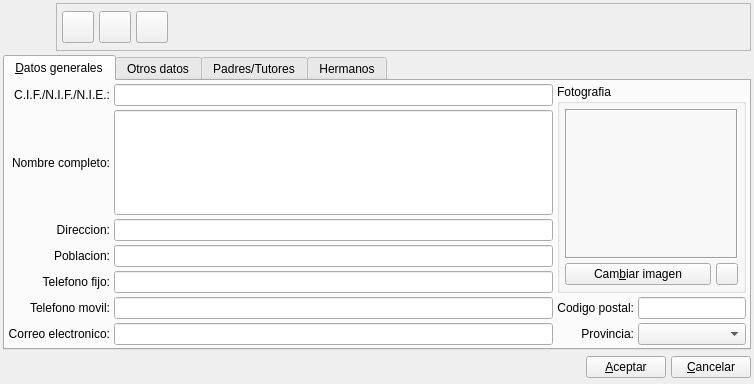
<ui version="4.0" >
 <author>Alvaro de Miguel</author>
 <class>AlumnoBase</class>
 <widget class="QWidget" name="AlumnoBase" >
  <property name="geometry" >
   <rect>
    <x>0</x>
    <y>0</y>
    <width>754</width>
    <height>384</height>
   </rect>
  </property>
  <property name="minimumSize" >
   <size>
    <width>500</width>
    <height>150</height>
   </size>
  </property>
  <property name="windowTitle" >
   <string>Nuevo Alumno</string>
  </property>
  <property name="windowIcon" >
   <iconset resource="../pluginprofesor/gestionaula.qrc" >
    <normaloff>:/ImgGestionAula/icons/alumno.svg</normaloff>:/ImgGestionAula/icons/alumno.svg</iconset>
  </property>
  <layout class="QVBoxLayout" name="verticalLayout" >
   <item>
    <layout class="QHBoxLayout" >
     <property name="spacing" >
      <number>5</number>
     </property>
     <property name="margin" >
      <number>0</number>
     </property>
     <item>
      <widget class="QLabel" name="label" >
       <property name="minimumSize" >
        <size>
         <width>48</width>
         <height>48</height>
        </size>
       </property>
       <property name="maximumSize" >
        <size>
         <width>48</width>
         <height>48</height>
        </size>
       </property>
       <property name="text" >
        <string/>
       </property>
       <property name="pixmap" >
        <pixmap resource="../pluginprofesor/gestionaula.qrc" >:/ImgGestionAula/icons/alumno.svg</pixmap>
       </property>
       <property name="scaledContents" >
        <bool>true</bool>
       </property>
      </widget>
     </item>
     <item>
      <widget class="QFrame" name="frame" >
       <property name="frameShape" >
        <enum>QFrame::StyledPanel</enum>
       </property>
       <property name="frameShadow" >
        <enum>QFrame::Raised</enum>
       </property>
       <layout class="QHBoxLayout" >
        <property name="spacing" >
         <number>5</number>
        </property>
        <property name="margin" >
         <number>5</number>
        </property>
        <item>
         <widget class="QToolButton" name="mui_guardar" >
          <property name="minimumSize" >
           <size>
            <width>32</width>
            <height>32</height>
           </size>
          </property>
          <property name="maximumSize" >
           <size>
            <width>32</width>
            <height>32</height>
           </size>
          </property>
          <property name="toolTip" >
           <string>Guardar cobro</string>
          </property>
          <property name="whatsThis" >
           <string>Guardar cobro</string>
          </property>
          <property name="text" >
           <string/>
          </property>
          <property name="icon" >
           <iconset resource="../../../bulmages.qrc" >
            <normaloff>:/Images/edit-save.svg</normaloff>:/Images/edit-save.svg</iconset>
          </property>
          <property name="iconSize" >
           <size>
            <width>32</width>
            <height>32</height>
           </size>
          </property>
          <property name="shortcut" >
           <string>Ctrl+S</string>
          </property>
         </widget>
        </item>
        <item>
         <widget class="QToolButton" name="mui_borrar" >
          <property name="minimumSize" >
           <size>
            <width>32</width>
            <height>32</height>
           </size>
          </property>
          <property name="maximumSize" >
           <size>
            <width>32</width>
            <height>32</height>
           </size>
          </property>
          <property name="toolTip" >
           <string>Borrar cobro</string>
          </property>
          <property name="whatsThis" >
           <string>Borrar cobro</string>
          </property>
          <property name="text" >
           <string/>
          </property>
          <property name="icon" >
           <iconset resource="../../../bulmages.qrc" >
            <normaloff>:/Images/edit-delete.svg</normaloff>:/Images/edit-delete.svg</iconset>
          </property>
          <property name="iconSize" >
           <size>
            <width>32</width>
            <height>32</height>
           </size>
          </property>
          <property name="shortcut" >
           <string>Ctrl+D</string>
          </property>
         </widget>
        </item>
        <item>
         <widget class="QToolButton" name="mui_imprimir" >
          <property name="minimumSize" >
           <size>
            <width>32</width>
            <height>32</height>
           </size>
          </property>
          <property name="maximumSize" >
           <size>
            <width>32</width>
            <height>32</height>
           </size>
          </property>
          <property name="toolTip" >
           <string>Borrar cobro</string>
          </property>
          <property name="whatsThis" >
           <string>Borrar cobro</string>
          </property>
          <property name="text" >
           <string/>
          </property>
          <property name="icon" >
           <iconset resource="../../../bulmages.qrc" >
            <normaloff>:/Images/document-print.svg</normaloff>:/Images/document-print.svg</iconset>
          </property>
          <property name="iconSize" >
           <size>
            <width>32</width>
            <height>32</height>
           </size>
          </property>
          <property name="shortcut" >
           <string>Ctrl+I</string>
          </property>
         </widget>
        </item>
        <item>
         <spacer>
          <property name="orientation" >
           <enum>Qt::Horizontal</enum>
          </property>
          <property name="sizeType" >
           <enum>QSizePolicy::Expanding</enum>
          </property>
          <property name="sizeHint" stdset="0" >
           <size>
            <width>41</width>
            <height>34</height>
           </size>
          </property>
         </spacer>
        </item>
       </layout>
      </widget>
     </item>
    </layout>
   </item>
   <item>
    <widget class="QTabWidget" name="mui_tab" >
     <property name="enabled" >
      <bool>true</bool>
     </property>
     <property name="currentIndex" >
      <number>0</number>
     </property>
     <widget class="QWidget" name="Tab1" >
      <property name="geometry" >
       <rect>
        <x>0</x>
        <y>0</y>
        <width>732</width>
        <height>228</height>
       </rect>
      </property>
      <attribute name="title" >
       <string>&amp;Datos generales</string>
      </attribute>
      <layout class="QGridLayout" name="gridLayout_2" >
       <item row="0" column="0" >
        <widget class="QLabel" name="textLabel2_5" >
         <property name="text" >
          <string>C.I.F./N.I.F./N.I.E.:</string>
         </property>
         <property name="alignment" >
          <set>Qt::AlignRight|Qt::AlignTrailing|Qt::AlignVCenter</set>
         </property>
         <property name="buddy" >
          <cstring></cstring>
         </property>
        </widget>
       </item>
       <item row="0" column="1" >
        <widget class="QLineEdit" name="mui_cifcliente" >
         <property name="maxLength" >
          <number>200</number>
         </property>
        </widget>
       </item>
       <item rowspan="5" row="0" column="2" colspan="2" >
        <widget class="QGroupBox" name="groupBox_5" >
         <property name="title" >
          <string>Fotografia</string>
         </property>
         <layout class="QGridLayout" name="_4" >
          <property name="margin" >
           <number>5</number>
          </property>
          <property name="spacing" >
           <number>5</number>
          </property>
          <item row="0" column="0" colspan="2" >
           <widget class="QLabel" name="mui_imagen_2" >
            <property name="sizePolicy" >
             <sizepolicy vsizetype="Preferred" hsizetype="Preferred" >
              <horstretch>0</horstretch>
              <verstretch>0</verstretch>
             </sizepolicy>
            </property>
            <property name="minimumSize" >
             <size>
              <width>150</width>
              <height>150</height>
             </size>
            </property>
            <property name="frameShape" >
             <enum>QFrame::Box</enum>
            </property>
            <property name="frameShadow" >
             <enum>QFrame::Sunken</enum>
            </property>
            <property name="scaledContents" >
             <bool>true</bool>
            </property>
           </widget>
          </item>
          <item row="1" column="0" >
           <widget class="QPushButton" name="mui_cambiarimagen_2" >
            <property name="text" >
             <string>Cam&amp;biar imagen</string>
            </property>
           </widget>
          </item>
          <item row="1" column="1" >
           <widget class="QPushButton" name="mui_borrarimagen_2" >
            <property name="minimumSize" >
             <size>
              <width>22</width>
              <height>22</height>
             </size>
            </property>
            <property name="maximumSize" >
             <size>
              <width>22</width>
              <height>22</height>
             </size>
            </property>
            <property name="toolTip" >
             <string>Borrar imagen</string>
            </property>
            <property name="text" >
             <string/>
            </property>
            <property name="icon" >
             <iconset resource="../../../bulmages.qrc" >
              <normaloff>:/Images/edit-delete.svg</normaloff>:/Images/edit-delete.svg</iconset>
            </property>
            <property name="iconSize" >
             <size>
              <width>16</width>
              <height>16</height>
             </size>
            </property>
           </widget>
          </item>
         </layout>
        </widget>
       </item>
       <item row="1" column="0" >
        <widget class="QLabel" name="textLabel2_2" >
         <property name="text" >
          <string>Nombre completo:</string>
         </property>
         <property name="alignment" >
          <set>Qt::AlignRight|Qt::AlignTrailing|Qt::AlignVCenter</set>
         </property>
         <property name="buddy" >
          <cstring></cstring>
         </property>
        </widget>
       </item>
       <item row="1" column="1" >
        <widget class="QLineEdit" name="mui_nombrealumno" >
         <property name="sizePolicy" >
          <sizepolicy vsizetype="Preferred" hsizetype="Expanding" >
           <horstretch>0</horstretch>
           <verstretch>0</verstretch>
          </sizepolicy>
         </property>
        </widget>
       </item>
       <item row="2" column="0" >
        <widget class="QLabel" name="textLabel2_6" >
         <property name="text" >
          <string>Direccion:</string>
         </property>
         <property name="alignment" >
          <set>Qt::AlignRight|Qt::AlignTrailing|Qt::AlignVCenter</set>
         </property>
         <property name="buddy" >
          <cstring></cstring>
         </property>
        </widget>
       </item>
       <item row="2" column="1" >
        <widget class="QLineEdit" name="mui_dircliente" >
         <property name="maxLength" >
          <number>100</number>
         </property>
        </widget>
       </item>
       <item row="3" column="0" >
        <widget class="QLabel" name="textLabel2_9" >
         <property name="text" >
          <string>Poblacion:</string>
         </property>
         <property name="alignment" >
          <set>Qt::AlignRight|Qt::AlignTrailing|Qt::AlignVCenter</set>
         </property>
         <property name="buddy" >
          <cstring></cstring>
         </property>
        </widget>
       </item>
       <item row="3" column="1" >
        <widget class="QLineEdit" name="mui_poblcliente" >
         <property name="maxLength" >
          <number>40</number>
         </property>
        </widget>
       </item>
       <item row="4" column="0" >
        <widget class="QLabel" name="textLabel2_8" >
         <property name="text" >
          <string>Telefono fijo:</string>
         </property>
         <property name="alignment" >
          <set>Qt::AlignRight|Qt::AlignTrailing|Qt::AlignVCenter</set>
         </property>
         <property name="buddy" >
          <cstring></cstring>
         </property>
        </widget>
       </item>
       <item row="4" column="1" >
        <widget class="QLineEdit" name="mui_telcliente" >
         <property name="maxLength" >
          <number>20</number>
         </property>
        </widget>
       </item>
       <item row="5" column="0" >
        <widget class="QLabel" name="textLabel2_8_5" >
         <property name="text" >
          <string>Telefono movil:</string>
         </property>
         <property name="alignment" >
          <set>Qt::AlignRight|Qt::AlignTrailing|Qt::AlignVCenter</set>
         </property>
         <property name="buddy" >
          <cstring></cstring>
         </property>
        </widget>
       </item>
       <item row="5" column="1" >
        <widget class="QLineEdit" name="mui_movilcliente" >
         <property name="maxLength" >
          <number>20</number>
         </property>
        </widget>
       </item>
       <item row="5" column="2" >
        <widget class="QLabel" name="textLabel2_7" >
         <property name="sizePolicy" >
          <sizepolicy vsizetype="Fixed" hsizetype="Fixed" >
           <horstretch>0</horstretch>
           <verstretch>0</verstretch>
          </sizepolicy>
         </property>
         <property name="text" >
          <string>Codigo postal:</string>
         </property>
         <property name="alignment" >
          <set>Qt::AlignRight|Qt::AlignTrailing|Qt::AlignVCenter</set>
         </property>
         <property name="buddy" >
          <cstring></cstring>
         </property>
        </widget>
       </item>
       <item row="5" column="3" >
        <widget class="QLineEdit" name="mui_cpcliente" >
         <property name="sizePolicy" >
          <sizepolicy vsizetype="Fixed" hsizetype="Fixed" >
           <horstretch>0</horstretch>
           <verstretch>0</verstretch>
          </sizepolicy>
         </property>
         <property name="maxLength" >
          <number>10</number>
         </property>
        </widget>
       </item>
       <item row="6" column="0" >
        <widget class="QLabel" name="textLabel2_8_3" >
         <property name="text" >
          <string>Correo electronico:</string>
         </property>
         <property name="alignment" >
          <set>Qt::AlignRight|Qt::AlignTrailing|Qt::AlignVCenter</set>
         </property>
         <property name="buddy" >
          <cstring></cstring>
         </property>
        </widget>
       </item>
       <item row="6" column="1" >
        <widget class="QLineEdit" name="mui_mailcliente" >
         <property name="maxLength" >
          <number>100</number>
         </property>
        </widget>
       </item>
       <item row="6" column="2" >
        <widget class="QLabel" name="textLabel2_9_2" >
         <property name="text" >
          <string>Provincia:</string>
         </property>
         <property name="alignment" >
          <set>Qt::AlignRight|Qt::AlignTrailing|Qt::AlignVCenter</set>
         </property>
        </widget>
       </item>
       <item row="6" column="3" >
        <widget class="BusquedaProvincia" name="mui_idprovincia" />
       </item>
      </layout>
     </widget>
     <widget class="QWidget" name="tabOtros" >
      <property name="geometry" >
       <rect>
        <x>0</x>
        <y>0</y>
        <width>732</width>
        <height>228</height>
       </rect>
      </property>
      <attribute name="title" >
       <string>Otros datos</string>
      </attribute>
      <layout class="QGridLayout" name="gridLayout" >
       <item row="0" column="0" colspan="3" >
        <widget class="QFrame" name="m_frameplugin" >
         <property name="frameShape" >
          <enum>QFrame::StyledPanel</enum>
         </property>
         <property name="frameShadow" >
          <enum>QFrame::Raised</enum>
         </property>
        </widget>
       </item>
       <item row="1" column="0" colspan="2" >
        <widget class="QLabel" name="textLabel2_4_2_2" >
         <property name="text" >
          <string>Comentarios:</string>
         </property>
         <property name="buddy" >
          <cstring></cstring>
         </property>
        </widget>
       </item>
       <item row="2" column="0" colspan="3" >
        <widget class="QTextEdit" name="mui_comentcliente" >
         <property name="sizePolicy" >
          <sizepolicy vsizetype="Expanding" hsizetype="Expanding" >
           <horstretch>0</horstretch>
           <verstretch>0</verstretch>
          </sizepolicy>
         </property>
         <property name="tabChangesFocus" >
          <bool>true</bool>
         </property>
        </widget>
       </item>
       <item row="3" column="0" >
        <widget class="QLabel" name="textLabel2_4_3" >
         <property name="text" >
          <string>Datos bancarios:</string>
         </property>
         <property name="buddy" >
          <cstring></cstring>
         </property>
        </widget>
       </item>
       <item row="3" column="1" colspan="2" >
        <widget class="BLBancoEdit" name="mui_bancocliente" >
         <property name="sizePolicy" >
          <sizepolicy vsizetype="Fixed" hsizetype="Expanding" >
           <horstretch>0</horstretch>
           <verstretch>0</verstretch>
          </sizepolicy>
         </property>
        </widget>
       </item>
      </layout>
     </widget>
     <widget class="QWidget" name="tab" >
      <attribute name="title" >
       <string>Padres/Tutores</string>
      </attribute>
      <layout class="QGridLayout" name="gridLayout_3" >
       <item row="0" column="0" >
        <widget class="QTableWidget" name="tableWidget" >
         <column>
          <property name="text" >
           <string>DNI / NIf</string>
          </property>
         </column>
         <column>
          <property name="text" >
           <string>Nombre</string>
          </property>
         </column>
         <column>
          <property name="text" >
           <string>Relacion</string>
          </property>
         </column>
         <column>
          <property name="text" >
           <string>Porcentaje de facturacion</string>
          </property>
         </column>
        </widget>
       </item>
      </layout>
     </widget>
     <widget class="QWidget" name="tab_2" >
      <attribute name="title" >
       <string>Hermanos</string>
      </attribute>
      <layout class="QGridLayout" name="gridLayout_4" >
       <item row="0" column="0" >
        <widget class="QTableWidget" name="tableWidget_2" />
       </item>
      </layout>
     </widget>
    </widget>
   </item>
   <item>
    <layout class="QHBoxLayout" >
     <property name="spacing" >
      <number>5</number>
     </property>
     <property name="margin" >
      <number>0</number>
     </property>
     <item>
      <spacer>
       <property name="orientation" >
        <enum>Qt::Horizontal</enum>
       </property>
       <property name="sizeType" >
        <enum>QSizePolicy::Expanding</enum>
       </property>
       <property name="sizeHint" stdset="0" >
        <size>
         <width>201</width>
         <height>27</height>
        </size>
       </property>
      </spacer>
     </item>
     <item>
      <widget class="QPushButton" name="mui_aceptar" >
       <property name="text" >
        <string>&amp;Aceptar</string>
       </property>
      </widget>
     </item>
     <item>
      <widget class="QPushButton" name="mui_cancelar" >
       <property name="text" >
        <string>&amp;Cancelar</string>
       </property>
      </widget>
     </item>
    </layout>
   </item>
  </layout>
 </widget>
 <layoutdefault spacing="4" margin="3" />
 <customwidgets>
  <customwidget>
   <class>BusquedaProvincia</class>
   <extends>QComboBox</extends>
   <header>busquedaprovincia.h</header>
  </customwidget>
  <customwidget>
   <class>BLBancoEdit</class>
   <extends>QLineEdit</extends>
   <header>blbancoedit.h</header>
  </customwidget>
 </customwidgets>
 <resources>
  <include location="../../../bulmages.qrc" />
  <include location="../pluginprofesor/gestionaula.qrc" />
 </resources>
 <connections/>
</ui>
